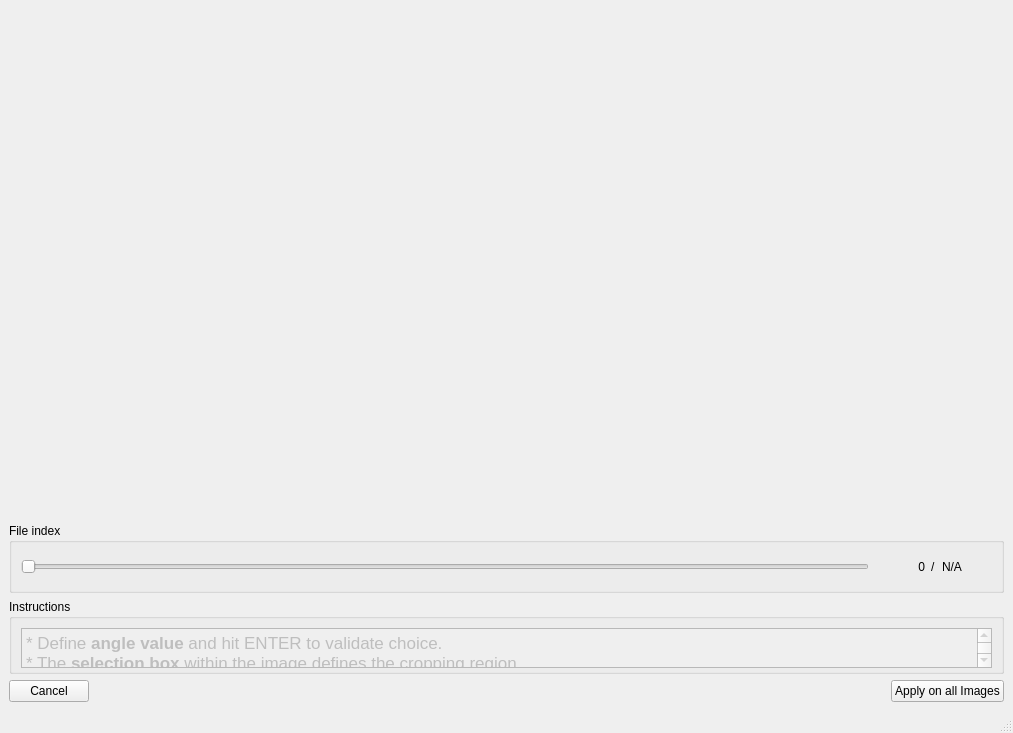
<?xml version="1.0" encoding="UTF-8"?>
<ui version="4.0">
 <class>MainWindow</class>
 <widget class="QMainWindow" name="MainWindow">
  <property name="geometry">
   <rect>
    <x>0</x>
    <y>0</y>
    <width>1013</width>
    <height>733</height>
   </rect>
  </property>
  <property name="windowTitle">
   <string>MainWindow</string>
  </property>
  <widget class="QWidget" name="centralwidget">
   <layout class="QVBoxLayout" name="verticalLayout_2">
    <item>
     <widget class="QWidget" name="widget" native="true">
      <property name="sizePolicy">
       <sizepolicy hsizetype="Expanding" vsizetype="Preferred">
        <horstretch>0</horstretch>
        <verstretch>0</verstretch>
       </sizepolicy>
      </property>
     </widget>
    </item>
    <item>
     <widget class="QGroupBox" name="file_index_groupBox">
      <property name="sizePolicy">
       <sizepolicy hsizetype="Minimum" vsizetype="Minimum">
        <horstretch>0</horstretch>
        <verstretch>0</verstretch>
       </sizepolicy>
      </property>
      <property name="minimumSize">
       <size>
        <width>0</width>
        <height>70</height>
       </size>
      </property>
      <property name="maximumSize">
       <size>
        <width>16777215</width>
        <height>70</height>
       </size>
      </property>
      <property name="title">
       <string>File index</string>
      </property>
      <layout class="QHBoxLayout" name="horizontalLayout_3">
       <item>
        <widget class="QSlider" name="file_index_slider">
         <property name="orientation">
          <enum>Qt::Horizontal</enum>
         </property>
        </widget>
       </item>
       <item>
        <widget class="QLabel" name="image_index_label">
         <property name="minimumSize">
          <size>
           <width>50</width>
           <height>0</height>
          </size>
         </property>
         <property name="maximumSize">
          <size>
           <width>50</width>
           <height>16777215</height>
          </size>
         </property>
         <property name="text">
          <string>0</string>
         </property>
         <property name="alignment">
          <set>Qt::AlignRight|Qt::AlignTrailing|Qt::AlignVCenter</set>
         </property>
        </widget>
       </item>
       <item>
        <widget class="QLabel" name="label_3">
         <property name="text">
          <string>/</string>
         </property>
        </widget>
       </item>
       <item>
        <widget class="QLabel" name="number_of_files_label">
         <property name="minimumSize">
          <size>
           <width>50</width>
           <height>0</height>
          </size>
         </property>
         <property name="maximumSize">
          <size>
           <width>50</width>
           <height>16777215</height>
          </size>
         </property>
         <property name="text">
          <string>N/A</string>
         </property>
        </widget>
       </item>
      </layout>
     </widget>
    </item>
    <item>
     <widget class="QGroupBox" name="groupBox">
      <property name="sizePolicy">
       <sizepolicy hsizetype="Minimum" vsizetype="Preferred">
        <horstretch>0</horstretch>
        <verstretch>0</verstretch>
       </sizepolicy>
      </property>
      <property name="minimumSize">
       <size>
        <width>0</width>
        <height>60</height>
       </size>
      </property>
      <property name="maximumSize">
       <size>
        <width>16777215</width>
        <height>75</height>
       </size>
      </property>
      <property name="title">
       <string>Instructions</string>
      </property>
      <layout class="QVBoxLayout" name="verticalLayout">
       <item>
        <widget class="QTextBrowser" name="textBrowser">
         <property name="enabled">
          <bool>false</bool>
         </property>
         <property name="sizePolicy">
          <sizepolicy hsizetype="Minimum" vsizetype="Expanding">
           <horstretch>0</horstretch>
           <verstretch>0</verstretch>
          </sizepolicy>
         </property>
         <property name="minimumSize">
          <size>
           <width>0</width>
           <height>40</height>
          </size>
         </property>
         <property name="maximumSize">
          <size>
           <width>16777215</width>
           <height>40</height>
          </size>
         </property>
         <property name="html">
          <string>&lt;!DOCTYPE HTML PUBLIC &quot;-//W3C//DTD HTML 4.0//EN&quot; &quot;http://www.w3.org/TR/REC-html40/strict.dtd&quot;&gt;
&lt;html&gt;&lt;head&gt;&lt;meta name=&quot;qrichtext&quot; content=&quot;1&quot; /&gt;&lt;style type=&quot;text/css&quot;&gt;
p, li { white-space: pre-wrap; }
&lt;/style&gt;&lt;/head&gt;&lt;body style=&quot; font-family:'.AppleSystemUIFont'; font-size:13pt; font-weight:400; font-style:normal;&quot;&gt;
&lt;p style=&quot; margin-top:0px; margin-bottom:0px; margin-left:0px; margin-right:0px; -qt-block-indent:0; text-indent:0px;&quot;&gt;&lt;span style=&quot; font-family:'.SF NS Text';&quot;&gt;* Define &lt;/span&gt;&lt;span style=&quot; font-family:'.SF NS Text'; font-weight:600;&quot;&gt;angle value&lt;/span&gt;&lt;span style=&quot; font-family:'.SF NS Text';&quot;&gt; and hit ENTER to validate choice.&lt;/span&gt;&lt;/p&gt;
&lt;p style=&quot; margin-top:0px; margin-bottom:0px; margin-left:0px; margin-right:0px; -qt-block-indent:0; text-indent:0px;&quot;&gt;&lt;span style=&quot; font-family:'.SF NS Text';&quot;&gt;* The&lt;/span&gt;&lt;span style=&quot; font-family:'.SF NS Text'; font-weight:600;&quot;&gt; selection box &lt;/span&gt;&lt;span style=&quot; font-family:'.SF NS Text';&quot;&gt;within the image defines the cropping region&lt;/span&gt;&lt;/p&gt;&lt;/body&gt;&lt;/html&gt;</string>
         </property>
        </widget>
       </item>
      </layout>
     </widget>
    </item>
    <item>
     <layout class="QHBoxLayout" name="horizontalLayout">
      <item>
       <widget class="QPushButton" name="cancel_button">
        <property name="text">
         <string>Cancel</string>
        </property>
       </widget>
      </item>
      <item>
       <spacer name="horizontalSpacer">
        <property name="orientation">
         <enum>Qt::Horizontal</enum>
        </property>
        <property name="sizeHint" stdset="0">
         <size>
          <width>40</width>
          <height>20</height>
         </size>
        </property>
       </spacer>
      </item>
      <item>
       <widget class="QPushButton" name="apply_button">
        <property name="text">
         <string>Apply on all Images</string>
        </property>
       </widget>
      </item>
     </layout>
    </item>
   </layout>
  </widget>
  <widget class="QMenuBar" name="menubar">
   <property name="geometry">
    <rect>
     <x>0</x>
     <y>0</y>
     <width>1013</width>
     <height>24</height>
    </rect>
   </property>
  </widget>
  <widget class="QStatusBar" name="statusbar"/>
 </widget>
 <resources/>
 <connections>
  <connection>
   <sender>cancel_button</sender>
   <signal>clicked()</signal>
   <receiver>MainWindow</receiver>
   <slot>cancel_clicked()</slot>
   <hints>
    <hint type="sourcelabel">
     <x>71</x>
     <y>580</y>
    </hint>
    <hint type="destinationlabel">
     <x>179</x>
     <y>478</y>
    </hint>
   </hints>
  </connection>
  <connection>
   <sender>apply_button</sender>
   <signal>clicked()</signal>
   <receiver>MainWindow</receiver>
   <slot>apply_clicked()</slot>
   <hints>
    <hint type="sourcelabel">
     <x>1000</x>
     <y>580</y>
    </hint>
    <hint type="destinationlabel">
     <x>552</x>
     <y>492</y>
    </hint>
   </hints>
  </connection>
  <connection>
   <sender>file_index_slider</sender>
   <signal>sliderMoved(int)</signal>
   <receiver>MainWindow</receiver>
   <slot>image_slider_moved()</slot>
   <hints>
    <hint type="sourcelabel">
     <x>121</x>
     <y>333</y>
    </hint>
    <hint type="destinationlabel">
     <x>227</x>
     <y>662</y>
    </hint>
   </hints>
  </connection>
  <connection>
   <sender>file_index_slider</sender>
   <signal>sliderPressed()</signal>
   <receiver>MainWindow</receiver>
   <slot>image_slider_pressed()</slot>
   <hints>
    <hint type="sourcelabel">
     <x>186</x>
     <y>328</y>
    </hint>
    <hint type="destinationlabel">
     <x>434</x>
     <y>585</y>
    </hint>
   </hints>
  </connection>
  <connection>
   <sender>file_index_slider</sender>
   <signal>sliderReleased()</signal>
   <receiver>MainWindow</receiver>
   <slot>image_slider_released()</slot>
   <hints>
    <hint type="sourcelabel">
     <x>395</x>
     <y>331</y>
    </hint>
    <hint type="destinationlabel">
     <x>569</x>
     <y>653</y>
    </hint>
   </hints>
  </connection>
 </connections>
 <slots>
  <slot>cancel_clicked()</slot>
  <slot>apply_clicked()</slot>
  <slot>image_slider_pressed()</slot>
  <slot>image_slider_moved()</slot>
  <slot>image_slider_released()</slot>
 </slots>
</ui>
